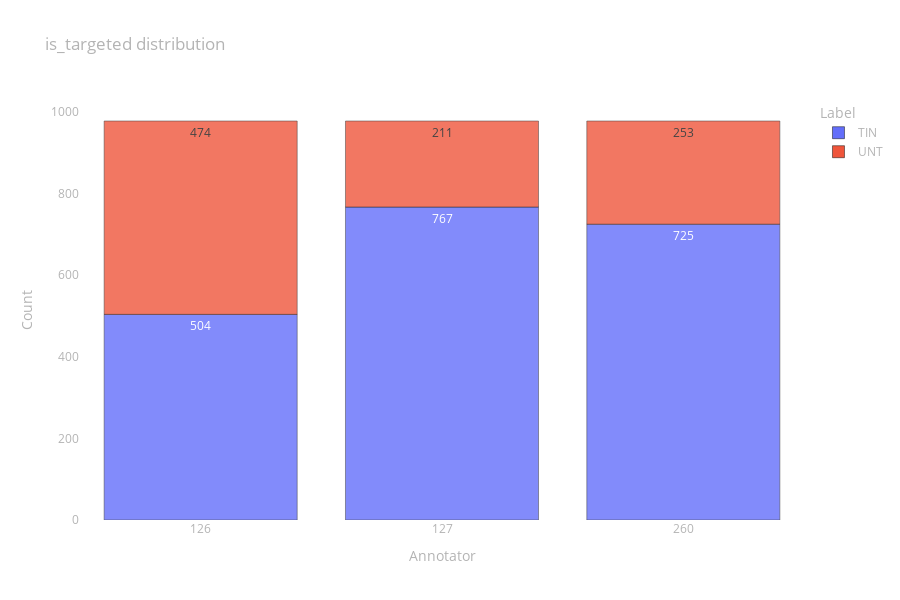

Here is the notebook cell this chart was saved with:
### Code cell
fig = px.bar(
    data_frame=prepare_data_to_px(is_targeted),
    x="Annotator", y="Count", color="Label", opacity=0.8,
    height=600, text="Count", title="is_targeted distribution")

fig.update_layout(layout)

fig.show()

### Figure 1 — Plotly figure (JSON) as saved in the notebook; plotly's stock layout.template omitted (floating-point values rounded to 4 significant figures)
{"data": [{"alignmentgroup": "True", "hovertemplate": "Label=TIN<br>Annotator=%{x}<br>Count=%{text}<extra></extra>", "legendgroup": "TIN", "marker": {"color": "#636efa", "opacity": 0.8, "pattern": {"shape": ""}}, "name": "TIN", "offsetgroup": "TIN", "orientation": "v", "showlegend": true, "text": [504, 767, 725], "textposition": "auto", "type": "bar", "x": [126, 127, 260], "xaxis": "x", "y": [504, 767, 725], "yaxis": "y"}, {"alignmentgroup": "True", "hovertemplate": "Label=UNT<br>Annotator=%{x}<br>Count=%{text}<extra></extra>", "legendgroup": "UNT", "marker": {"color": "#EF553B", "opacity": 0.8, "pattern": {"shape": ""}}, "name": "UNT", "offsetgroup": "UNT", "orientation": "v", "showlegend": true, "text": [474, 211, 253], "textposition": "auto", "type": "bar", "x": [126, 127, 260], "xaxis": "x", "y": [474, 211, 253], "yaxis": "y"}], "layout": {"barmode": "relative", "font": {"color": "rgb(180,180,180)"}, "height": 600, "legend": {"title": {"text": "Label"}, "tracegroupgap": 0}, "paper_bgcolor": "rgba(0,0,0,0)", "plot_bgcolor": "rgba(0,0,0,0)", "title": {"text": "is_targeted distribution"}, "xaxis": {"anchor": "y", "domain": [0, 1], "showgrid": false, "title": {"text": "Annotator"}, "type": "category", "zeroline": false}, "yaxis": {"anchor": "x", "domain": [0, 1], "showgrid": false, "title": {"text": "Count"}, "zeroline": false}}}
